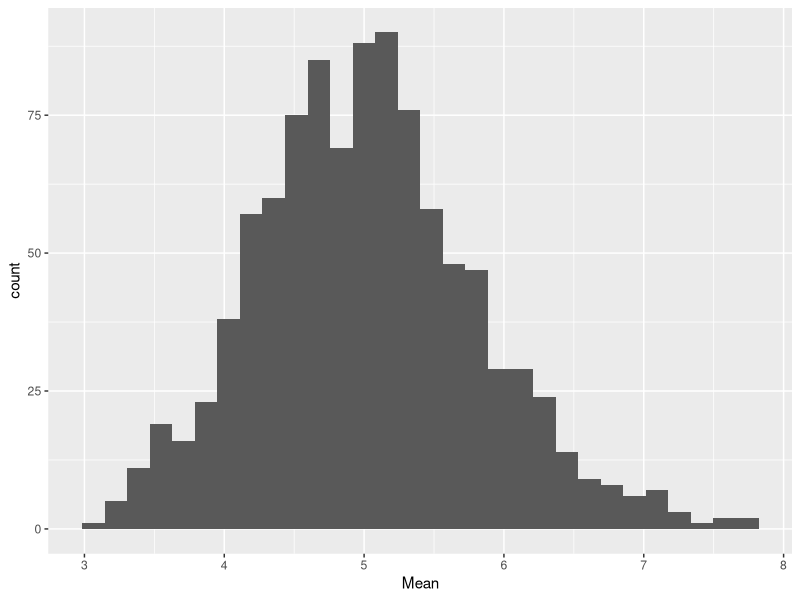
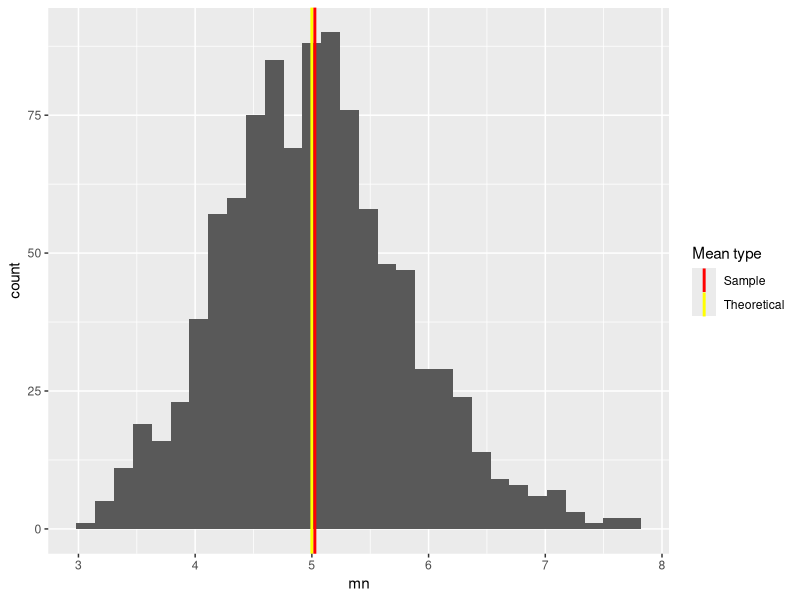
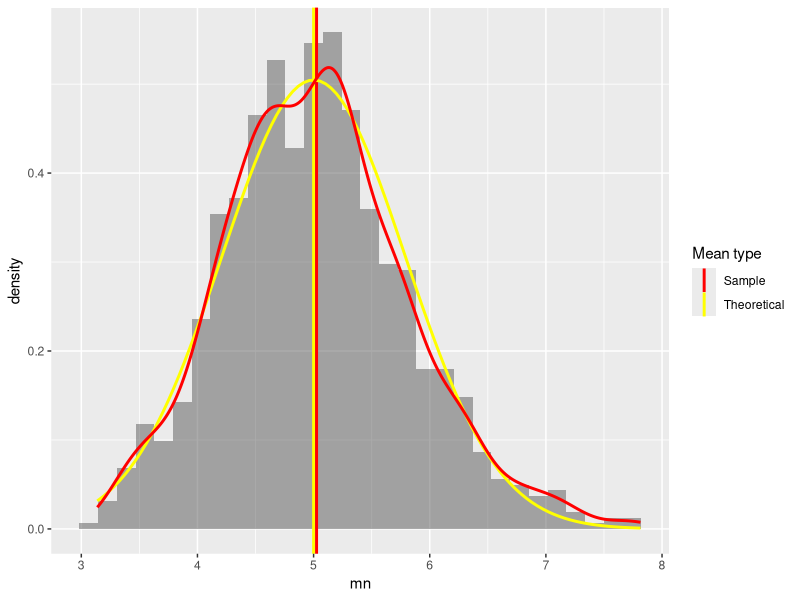
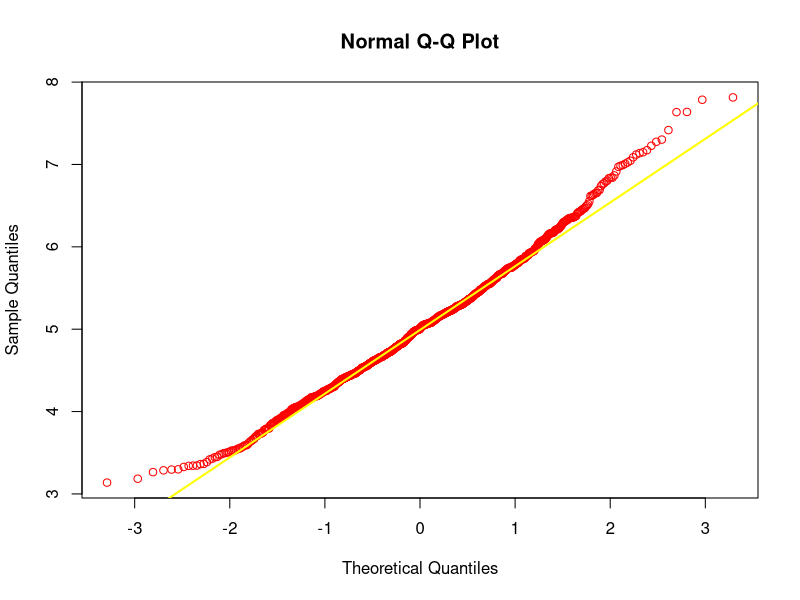

The R source for these figures, in order:
## ---- chunk 1
library(ggplot2) # load the plotting library

# set the parameter
set.seed(111) 
n <- 40
lambda <- 0.2 # rate
num_simulation <- 1000

# running the simulations
exp_dist <- matrix(data = rexp(n * num_simulation, lambda), nrow = num_simulation)
exp_dist_mn <- data.frame(mn = apply(exp_dist, 1, mean)) #calculating the means

ggplot(exp_dist_mn, aes(mn)) + geom_histogram() + xlab('Mean') #ploting the results
## ---- chunk 2
sample_mn <-  mean(exp_dist_mn$mn)
theoretical_mn <- 1/lambda
diff <-  theoretical_mn - sample_mn
diff #The difference between sample mean and theoretical mean

## ---- chunk 3
sample_mn <-  mean(exp_dist_mn$mn)
theoretical_mn <- 1/lambda
diff_mn <-  theoretical_mn - sample_mn
diff_mn #The difference between sample mean and theoretical mean

mns_mat <- data.frame(value = c(theoretical_mn, sample_mn), type= c('Theoretical', 'Sample') )
ggplot(exp_dist_mn, aes(mn)) + geom_histogram() + geom_vline(aes(xintercept=value, color=type),data=mns_mat, lwd = 1, show.legend = T) + 
    scale_color_manual("Mean type",
                       values=c("Theoretical"="yellow","Sample"="red"))
## ---- chunk 4
theoretical_var <- ( (1/lambda) / sqrt(n) )^2
sample_var <- var(exp_dist_mn)
diff_var <- theoretical_var - sample_var
diff_var
## ---- chunk 5
 ggplot(exp_dist_mn, aes(mn)) + geom_histogram( aes(y= ..density..),alpha = 0.5) + geom_vline(aes(xintercept=value, color=type),data=mns_mat, lwd = 1, show.legend = T) +    scale_color_manual("Mean type", values=c("Theoretical"="yellow","Sample"="red")) + stat_function(fun = dnorm, args = list(mean = theoretical_mn, sd = sqrt(theoretical_var)), colour = 'yellow', size=1) + geom_density(color = 'red', size =1) 
## ---- chunk 6
   qqnorm(exp_dist_mn$mn,  main ="Normal Q-Q Plot", col = 'red')
   qqline(exp_dist_mn$mn,  col = "yellow", lwd = 2)
